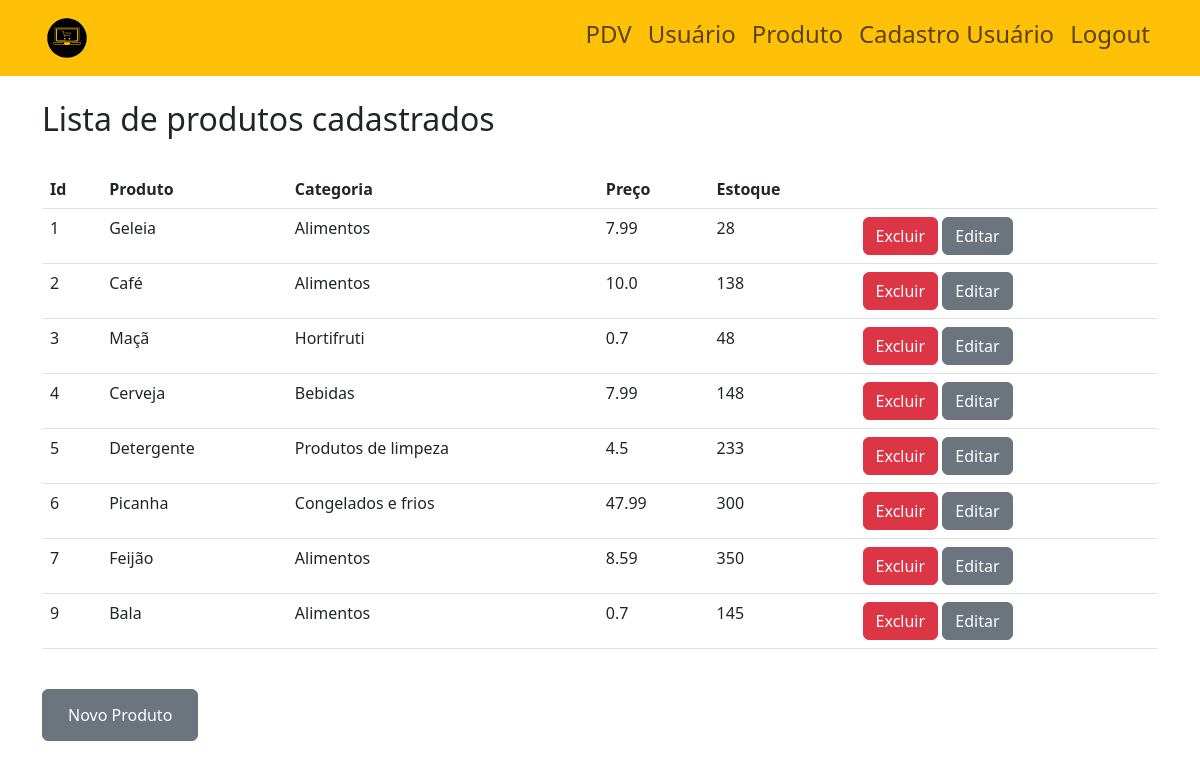
The page /produtos (signed in) on the database as committed earlier.
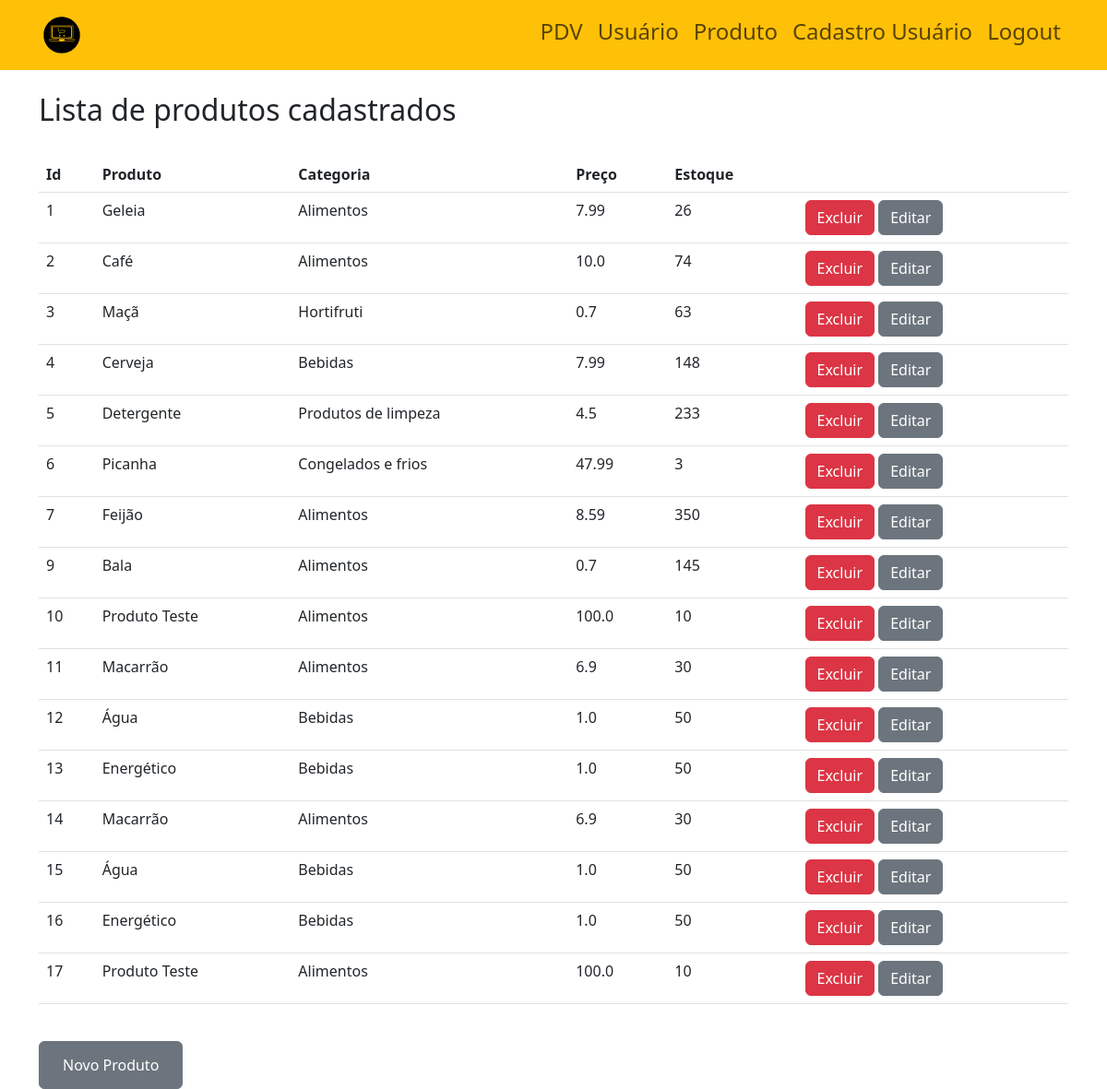
The same page on the database as committed later.
### site_atividade/models/__init__.py (models this page shows)
class Produtos(database.Model):
    id_produtos = database.Column(database.Integer, primary_key=True)
    produto = database.Column(database.String, nullable=False)
    preco = database.Column(database.Float, nullable=False)
    estoque = database.Column(database.Integer, nullable=False)
    categoria_fk = database.Column(database.Integer, database.ForeignKey('categoria.id_categoria'), nullable=False)
    venda = database.relationship('Venda', backref='produto')

class Categoria(database.Model):
    id_categoria = database.Column(database.Integer, primary_key=True)
    categoria = database.Column(database.String, nullable=False)
    produtos = database.relationship('Produtos', backref='categoria', lazy=True)

### site_atividade/routers/__init__.py (the view)
@app.route("/produtos")
@login_required
def produtos():
    produtos = Produtos.query.all()
    return render_template('lista_produto.html', produtos=produtos)

### site_atividade/models/__init__.py (called while the page is built)
@login_manager.user_loader
def load_usuario(id_usuario):
    return Usuario.query.get(int(id_usuario))

### site_atividade/templates/lista_produto.html (shortened to what this page needs)
{% extends 'base.html' %}
{% block body %}
        <div class="container theme-showcase" role="main">
            <br>
            <div class="page-header">
                <h2 class="box-title col-md-12">Lista de produtos cadastrados</h2>
            </div>
            <br>
            <table class="table table-hover" overflow="scroll">
                <thead>
                    <tr>
                        <th>Id</th>
                        <th>Produto</th>
                        <th>Categoria</th>
                        <th>Preço</th>
                        <th>Estoque</th>
                        <th> </th>
                    </tr>
                </thead>
                <tbody>
                {% for produto in produtos %}
                    <tr data-href="#">
                       </td> <td> {{ produto.id_produtos }} </td>
                        <td>{{ produto.produto }}</td>
                        <td>{{ produto.categoria.categoria }}</td>
                        <td>{{ produto.preco }}</td>
                        <td>{{ produto.estoque }}</td>
                        <td>
                            <a class="btn btn-danger" href="{{ url_for('delete_produto', id=produto.id_produtos) }}">Excluir</a>
                            <a class="btn btn-Secondary" href="{{ url_for('editar_produto', id=produto.id_produtos) }}">Editar</a>
                        </td>
                    </tr>
                {% endfor %}
                </tbody>
            </table>
            <br>
            <div class="pull-right">
                <button type="button" class="btn btn-Secondary" data-toggle="modal" data-target="#addProdutoModal">
                    <a href="{{ url_for('novo_produto') }}" class="btn btn-Secondary">Novo Produto</a>
                </button>
            </div>
        </div>
{% endblock %}

### site_atividade/templates/base.html (shortened to what this page needs)
<html lang="pt-BR">
    <head>
        <link href="https://cdn.jsdelivr.net/npm/bootstrap@5.3.0-alpha3/dist/css/bootstrap.min.css" rel="stylesheet">
    </head>
    <body>
        {% include 'navbar.html' %}
        {% block body %}
        {% endblock %}
    </body>
</html>

### site_atividade/templates/navbar.html (shortened to what this page needs)
<nav class="navbar navbar-expand-lg navbar-Warning bg-Warning static-top">
  <div class="container">
      <a class="navbar-brand" href="#">
        <img src="{{ url_for('static', filename='image/logo2.svg') }}" alt="logo" height="50">
      </a>
      <div class="collapse navbar-collapse" id="navbarSupportedContent">
      <ul class="navbar-nav ms-auto">
          {% if current_user.is_authenticated %}
          <li class="nav-item h4">
              <a class="nav-link " aria-current="page" href="{{ url_for('vendas') }}">
                  PDV
              </a>
          </li>
          <li class="nav-item h4">
              <a class="nav-link" aria-current="page" href="{{ url_for('usuarios') }}">
                  Usuário
              </a>
          </li>
          <li class="nav-item h4">
              <a class="nav-link " aria-current="page" href="{{ url_for('produtos') }}">
                  Produto
              </a>
          </li>
          <li class="nav-item h4">
              <a class="nav-link" aria-current="page" href="{{ url_for('cadastro_usuario') }}">
                  Cadastro Usuário
              </a>
          </li>
          <li class="nav-item h4">
              <a class="nav-link" aria-current="page" href="{{ url_for('logout') }}">
                  Logout
              </a>
          </li>
          {% else %}
          <li class="nav-item h4">
              <a class="nav-link active" aria-current="page" href="{{ url_for('login') }}">
                  Login
              </a>
          </li>
          {% endif %}
      </ul>
      </div>
  </div>
</nav>

Rows that differ between the two databases and show on the page:
changed Produtos "Geleia": estoque "28" → "26"
changed Produtos "Café": estoque "138" → "74"
changed Produtos "Maçã": estoque "48" → "63"
changed Produtos "Picanha": estoque "300" → "3"
added Produtos: id_produtos "10", produto "Produto Teste", categoria.categoria "Alimentos", preco "100.0", estoque "10"
added Produtos: id_produtos "11", produto "Macarrão", categoria.categoria "Alimentos", preco "6.9", estoque "30"
added Produtos: id_produtos "12", produto "Água", categoria.categoria "Bebidas", preco "1.0", estoque "50"
added Produtos: id_produtos "13", produto "Energético", categoria.categoria "Bebidas", preco "1.0", estoque "50"
added Produtos: id_produtos "14", produto "Macarrão", categoria.categoria "Alimentos", preco "6.9", estoque "30"
added Produtos: id_produtos "15", produto "Água", categoria.categoria "Bebidas", preco "1.0", estoque "50"
added Produtos: id_produtos "16", produto "Energético", categoria.categoria "Bebidas", preco "1.0", estoque "50"
added Produtos: id_produtos "17", produto "Produto Teste", categoria.categoria "Alimentos", preco "100.0", estoque "10"
